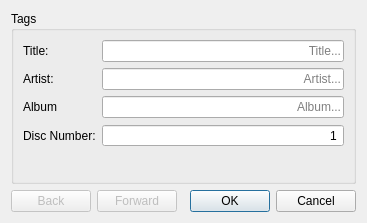
<?xml version="1.0" encoding="UTF-8"?>
<ui version="4.0">
 <class>MetaDataEditor</class>
 <widget class="QWidget" name="MetaDataEditor">
  <property name="geometry">
   <rect>
    <x>0</x>
    <y>0</y>
    <width>367</width>
    <height>223</height>
   </rect>
  </property>
  <property name="windowTitle">
   <string>Form</string>
  </property>
  <layout class="QVBoxLayout" name="verticalLayout">
   <item>
    <widget class="QGroupBox" name="groupBox">
     <property name="sizePolicy">
      <sizepolicy hsizetype="Preferred" vsizetype="Expanding">
       <horstretch>0</horstretch>
       <verstretch>0</verstretch>
      </sizepolicy>
     </property>
     <property name="title">
      <string>Tags</string>
     </property>
     <property name="flat">
      <bool>false</bool>
     </property>
     <property name="checkable">
      <bool>false</bool>
     </property>
     <layout class="QFormLayout" name="formLayout">
      <item row="0" column="0">
       <widget class="QLabel" name="label">
        <property name="text">
         <string>Title:</string>
        </property>
       </widget>
      </item>
      <item row="0" column="1">
       <widget class="QLineEdit" name="titleLineEdit">
        <property name="alignment">
         <set>Qt::AlignRight|Qt::AlignTrailing|Qt::AlignVCenter</set>
        </property>
        <property name="placeholderText">
         <string>Title...</string>
        </property>
       </widget>
      </item>
      <item row="5" column="1">
       <widget class="QLineEdit" name="artistLineEdit">
        <property name="alignment">
         <set>Qt::AlignRight|Qt::AlignTrailing|Qt::AlignVCenter</set>
        </property>
        <property name="placeholderText">
         <string>Artist...</string>
        </property>
       </widget>
      </item>
      <item row="9" column="1">
       <widget class="QLineEdit" name="albumLineEdit">
        <property name="alignment">
         <set>Qt::AlignRight|Qt::AlignTrailing|Qt::AlignVCenter</set>
        </property>
        <property name="placeholderText">
         <string>Album...</string>
        </property>
       </widget>
      </item>
      <item row="12" column="1">
       <widget class="QSpinBox" name="discNumberSpinBox">
        <property name="sizePolicy">
         <sizepolicy hsizetype="Expanding" vsizetype="Fixed">
          <horstretch>0</horstretch>
          <verstretch>0</verstretch>
         </sizepolicy>
        </property>
        <property name="layoutDirection">
         <enum>Qt::LeftToRight</enum>
        </property>
        <property name="alignment">
         <set>Qt::AlignRight|Qt::AlignTrailing|Qt::AlignVCenter</set>
        </property>
        <property name="buttonSymbols">
         <enum>QAbstractSpinBox::NoButtons</enum>
        </property>
        <property name="minimum">
         <number>1</number>
        </property>
       </widget>
      </item>
      <item row="5" column="0">
       <widget class="QLabel" name="label_2">
        <property name="text">
         <string>Artist:</string>
        </property>
       </widget>
      </item>
      <item row="9" column="0">
       <widget class="QLabel" name="label_3">
        <property name="text">
         <string>Album</string>
        </property>
       </widget>
      </item>
      <item row="12" column="0">
       <widget class="QLabel" name="label_5">
        <property name="text">
         <string>Disc Number:</string>
        </property>
       </widget>
      </item>
     </layout>
    </widget>
   </item>
   <item>
    <layout class="QHBoxLayout" name="horizontalLayout">
     <item>
      <widget class="QPushButton" name="pushButton_2">
       <property name="enabled">
        <bool>false</bool>
       </property>
       <property name="text">
        <string>Back</string>
       </property>
      </widget>
     </item>
     <item>
      <widget class="QPushButton" name="pushButton">
       <property name="enabled">
        <bool>false</bool>
       </property>
       <property name="text">
        <string>Forward</string>
       </property>
      </widget>
     </item>
     <item>
      <spacer name="horizontalSpacer">
       <property name="orientation">
        <enum>Qt::Horizontal</enum>
       </property>
       <property name="sizeHint" stdset="0">
        <size>
         <width>40</width>
         <height>20</height>
        </size>
       </property>
      </spacer>
     </item>
     <item>
      <widget class="QDialogButtonBox" name="buttonBox">
       <property name="standardButtons">
        <set>QDialogButtonBox::Cancel|QDialogButtonBox::Ok</set>
       </property>
      </widget>
     </item>
    </layout>
   </item>
  </layout>
 </widget>
 <resources/>
 <connections/>
</ui>
